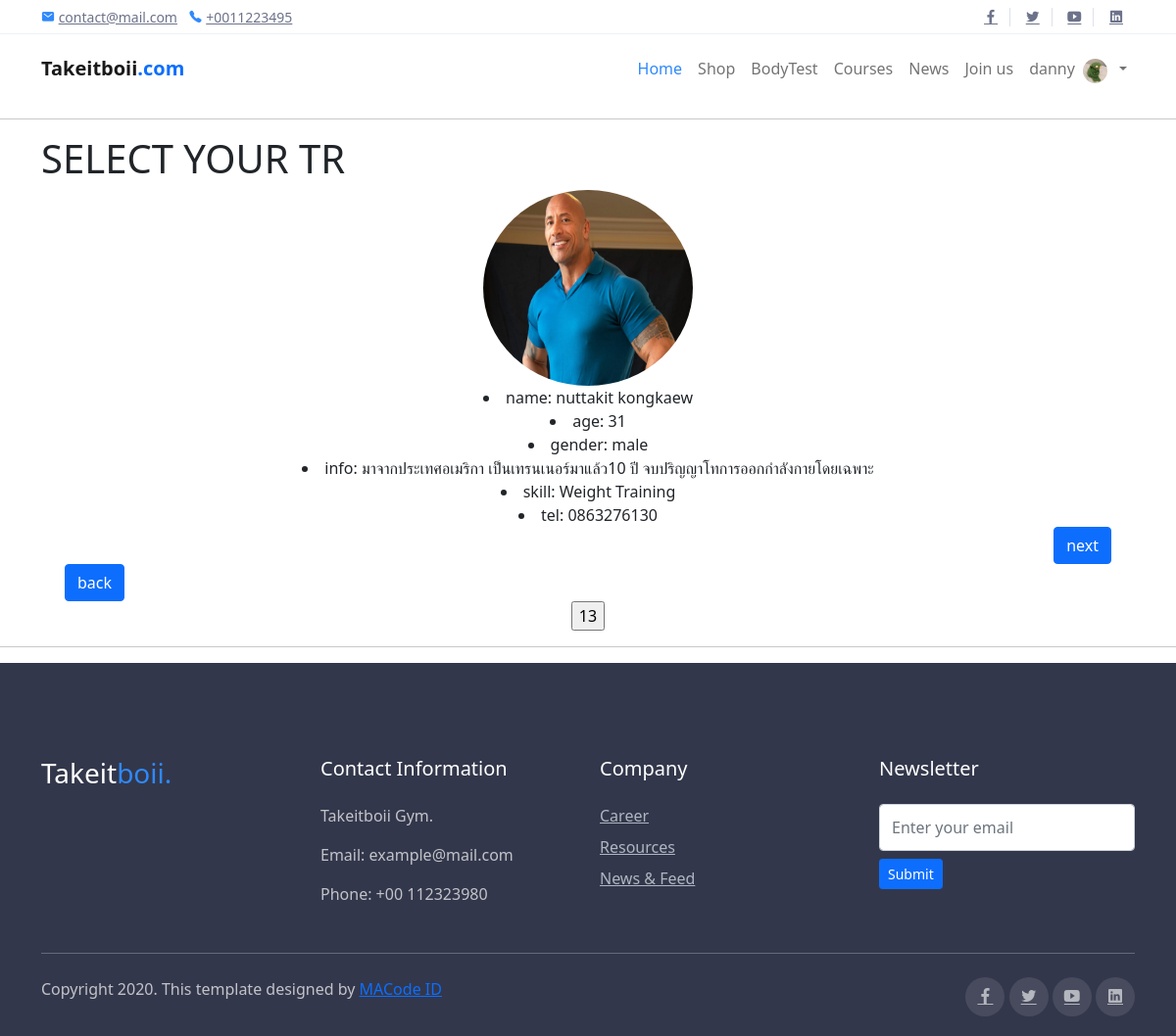
/Courses/4/apply/trainer (signed in), run on the app's committed database.
### Users/models.py (models this page shows, shortened)
class Customer(models.Model):
    user = models.OneToOneField(User, on_delete=models.CASCADE, blank=True)
    owned = models.ForeignKey('Courses.Course', on_delete=models.CASCADE,
                              blank=True, related_name="study", null=True)
    weight = models.FloatField(default=0)
    height = models.FloatField(default=0)
    bmi = models.FloatField(default=0)
    trainer = models.ForeignKey('Trainer.Trainer', on_delete=models.CASCADE,related_name="my_trainer", null=True, blank=True)
    track_customer = models.OneToOneField(
        'Tracking.Tracks', related_name="tracks_owner", on_delete=models.SET_NULL, null=True, blank=True)
    profile_pic = models.ImageField(null=True, blank=True, default="user_default_pic.jfif")
    last_login = models.DateTimeField(auto_now=False, auto_now_add=True)

### Trainer/models.py (models this page shows)
class Trainer(models.Model):
    user = models.OneToOneField(User, on_delete=models.CASCADE, blank=True)
    age = models.PositiveIntegerField(default=0)
    gender = models.CharField(max_length=20)
    bio = models.CharField(max_length=250, null=True)
    specialist = models.CharField(max_length=100)
    tel = models.CharField(max_length=10, null=True)
    approve = models.BooleanField(default=False)
    profile_pic = models.ImageField(null=True, blank=True, default="trainer_default_pic.jpg")
    videocall_link = models.CharField(max_length=200,null=True, blank=True)
    def __str__(self):
        return f"{self.user.first_name} {self.user.last_name}"

### Courses/views.py (the view, shortened to what this page needs)
# urls.py: path("<int:id>/apply/trainer", views.selectTrainer, name="select"),
def selectTrainer(request, id):
    if not request.user.is_authenticated:
        return HttpResponseRedirect(reverse("Users:login"))
    course = get_object_or_404(Course, pk=id)
    tr = get_object_or_404(Course, pk=course.id).teach.all()
    count_tr = 1
    tr_index = tr[count_tr-1]
    cus = Customer.objects.get(user=request.user)
    return render(request, 'courses/TRselect.html',
                  {
                      'trainer': tr_index,
                      'course': course,
                      "count_tr": count_tr
                  })

### Courses/templates/courses/TRselect.html (shortened to what this page needs)
{% extends "home/layout.html" %}
{% block body %}
<body>
    <hr>
    <div class=" container">
        <div class="vg-page page-about" id="about">
            <div class="row">
                <div class="col-md-12">
                    <h1>SELECT YOUR TR</h1>
                </div>
                <div class="col-md-12">
                    <div class="slideshow-container">
                        <div  class="container">
                            <img class="profile-pic"  style='display: block;margin-left: auto;margin-right: auto;width: 20%;' src="{{trainer.profile_pic.url}}">
                            <div class="row">
                                <li style="text-align: center;">name: {{trainer}}</li>
                                <li style="text-align: center;">age: {{trainer.age}}</li>
                                <li style="text-align: center;">gender: {{trainer.gender}}</li>
                                <li style="text-align: center;">info: {{trainer.bio}}</li>
                                <li style="text-align: center;">skill: {{trainer.specialist}}</li>
                                <li style="text-align: center;"> tel: {{trainer.tel}}</li>
                                <div style="text-align: right;">
                                    <a href="{% url 'Courses:slidenext' course.id count_tr %}"
                                        class="btn btn-primary">next
                                    </a>
                                </div>
                                <div style="text-align: left;">
                                    <a href="{% url 'Courses:slideback' course.id count_tr %}"
                                        class="btn btn-primary">back
                                    </a>
                                </div>
                            </div>
                            <form method="POST">
                                <div style="text-align: center;">
                                    <input type="submit" name="trainer" value="{{trainer.id}}">
                                </div>
                            </form>
                        </div>
                    </div>
                </div>
            </div>
        </div>
    </div>
    <hr>
</body>
{% endblock %}

### home/templates/home/layout.html (shortened to what this page needs)
<!DOCTYPE html>
<html>
{% load static %}
<head>
  <link rel="stylesheet" href="{% static 'assets/css/bootstrap.css' %}">
  <link rel="stylesheet" href="{% static 'assets/css/maicons.css' %}">
  <link rel="stylesheet" href="{% static 'assets/vendor/animate/animate.css' %}">
  <link rel="stylesheet" href="{% static 'assets/vendor/owl-carousel/css/owl.carousel.css' %}">
  <link rel="stylesheet" href="{% static 'assets/vendor/fancybox/css/jquery.fancybox.css' %}">
  <link rel="stylesheet" href="{% static 'assets/css/theme.css' %}">
  <link href="https://cdn.jsdelivr.net/npm/bootstrap@5.1.3/dist/css/bootstrap.min.css" rel="stylesheet"
>
</head>
<body>
  <header>
    <div class="top-bar">
      <div class="container">
        <div class="row align-items-center">
          <div class="col-md-8">
            <div class="d-inline-block">
              <span class="mai-mail fg-primary"></span> <a href="mailto:contact@mail.com">contact@mail.com</a>
            </div>
            <div class="d-inline-block ml-2">
              <span class="mai-call fg-primary"></span> <a href="tel:+0011223495">+0011223495</a>
            </div>
          </div>
          <div class="col-md-4 text-right d-none d-md-block">
            <div class="social-mini-button">
              <a href="#"><span class="mai-logo-facebook-f"></span></a>
              <a href="#"><span class="mai-logo-twitter"></span></a>
              <a href="#"><span class="mai-logo-youtube"></span></a>
              <a href="#"><span class="mai-logo-linkedin"></span></a>
            </div>
          </div>
        </div>
      </div>
    </div>
    <nav class="navbar navbar-expand-lg navbar-light">
      <div class="container">
        <a href="{% url 'home:index' %}" class="navbar-brand">Takeitboii<span class="text-primary">.com</span></a>
        <div class="navbar-collapse collapse" id="navbarContent">
          <ul class="navbar-nav ml-auto pt-3 pt-lg-0">
            <li class="nav-item active">
              <a href="{% url 'home:index' %}" class="nav-link">Home</a>
            </li>
            <li class="nav-item">
              <a href="userprofile.html" class="nav-link">Shop</a>
            </li>
            <li class="nav-item">
              <a href="{% url 'feature:bdTest' %}" class="nav-link">BodyTest</a>
            </li>
            <li class="nav-item">
              <a href="{% url 'Courses:course_list' %}" class="nav-link">Courses</a>
            </li>
            <li class="nav-item">
              <a href="{% url 'News:news-list' %}" class="nav-link">News</a>
            </li>
            <li class="nav-item">
              <a href="{% url 'Trainer:apply' %}" class="nav-link">Join us</a>
            </li>
            {%if request.user.is_authenticated %}
            <li class="nav-item">
              <a href="#" class="nav-link"> {{request.user.username}}</a>
            </li>
            {% if request.user.customer %}
            {% if request.user.customer.profile_pic %}
            <img class='profile-pic-home' src="{% static request.user.customer.profile_pic.url %}">
            {% else %}
            <img class='profile-pic-home' src="{% static 'images/user_default_pic.jfif' %}">
            {% endif %}
            {%else%}
            {% if request.user.trainer.profile_pic %}
            <img class='profile-pic-home' src='{% static request.user.trainer.profile_pic.url %}'>
            {% else %}
            <img class='profile-pic-home' src="{% static 'images/trainer_default_pic.jpg' %}">
            {% endif %}
            {% endif %}
            <li class="nav-item">
            <li class="nav-item dropdown">
              <a class="nav-link dropdown-toggle" href="#" id="navbarDropdown" role="button" data-bs-toggle="dropdown"
                aria-expanded="false">
              </a>
                {% if request.user.is_superuser %}
                <li><a class="dropdown-item" href="{% url 'administrator:profile' %}">profile</a></li>
                <li><a class="dropdown-item" href="{% url 'Users:logout' %}">Log out</a></li>
                {% else %}
            </li>
            {% endif %}
            {% endif %}
          </ul>
        </div>
      </div>
    </nav>
    {% block body %}
    {% endblock %}
    <footer class="page-footer">
      <div class="container">
        <div class="row">
          <div class="col-lg-3 py-3">
            <h3>Takeit<span class="fg-primary">boii.</span></h3>
          </div>
          <div class="col-lg-3 py-3">
            <h5>Contact Information</h5>
            <p>Takeitboii Gym.</p>
            <p>Email: example@mail.com</p>
            <p>Phone: +00 112323980</p>
          </div>
          <div class="col-lg-3 py-3">
            <h5>Company</h5>
            <ul class="footer-menu">
              <li><a href="#">Career</a></li>
              <li><a href="#">Resources</a></li>
              <li><a href="#">News & Feed</a></li>
            </ul>
          </div>
          <div class="col-lg-3 py-3">
            <h5>Newsletter</h5>
            <form action="#">
              <input type="text" class="form-control" placeholder="Enter your email">
              <button type="submit" class="btn btn-primary btn-sm mt-2">Submit</button>
            </form>
          </div>
        </div>
        <hr>
        <div class="row mt-4">
          <div class="col-md-6">
            <p>Copyright 2020. This template designed by <a href="https://macodeid.com">MACode ID</a></p>
          </div>
          <div class="col-md-6 text-right">
            <div class="sosmed-button">
              <a href="#"><span class="mai-logo-facebook-f"></span></a>
              <a href="#"><span class="mai-logo-twitter"></span></a>
              <a href="#"><span class="mai-logo-youtube"></span></a>
              <a href="#"><span class="mai-logo-linkedin"></span></a>
            </div>
          </div>
        </div>
      </div>
    </footer>
</body>
</html>

### static/assets/css/theme.css (style rules this page uses)
body { font-family: "Open Sans", sans-serif; font-weight: 400; line-height: 1.65; color: #2d2f38; }
a { color: #4B74FE; text-decoration: none; background-color: transparent; }
h1, .h1, h2, .h2, h3, .h3, h4, .h4, h5, .h5, h6, .h6 { line-height: 1.3; }
.fg-primary { color: #2F89FC !important; }
.btn { padding: 10px 28px; -webkit-transition: all 0.2s ease; transition: all 0.2s ease; }
.btn-primary { color: #fff; background-color: #2F89FC; border-color: #2F89FC; }
.navbar { min-height: 70px; }
.navbar-brand { font-weight: 600; padding-top: 10px; padding-bottom: 10px; }
.navbar-nav { margin-top: 10px; border-top: 1px solid #e4e7ee; -ms-flex-negative: 0; flex-shrink: 0; }
.navbar-nav .nav-link { -webkit-transition: all .2s ease; transition: all .2s ease; }
.navbar-light .navbar-nav .nav-link { color: rgba(109, 114, 139, 0.75); }
.navbar-light .navbar-nav .show > .nav-link, .navbar-light .navbar-nav .active > .nav-link, .navbar-light .navbar-nav .nav-link.show, .navbar-light .navbar-nav .nav-link.active { color: #2F89FC; }
@media (min-width: 992px) { .navbar-expand-lg .navbar-nav { margin-top: 0; border-top: none; } }
@media (min-width: 992px) { .navbar-expand-lg .navbar-nav .nav-link { padding-right: 1rem; padding-left: 1rem; } }
@media (min-width: 992px) { .navbar-expand-lg .navbar-nav { -webkit-box-align: center; -ms-flex-align: center; align-items: center; } }
.form-control { padding: 8px 15px; height: calc(1.5em + 1.375rem + 2px); border-color: #dee1e6; }
.top-bar { display: block; height: 35px; border-bottom: 1px solid #f0f1f6; font-size: 14px; }
.top-bar .container, .top-bar .row { height: 100%; }
.top-bar a { color: #6D728B; }
.social-mini-button a { padding-left: 12px; padding-right: 12px; }
.social-mini-button a:not(:last-child) { border-right: 1px solid #dfe1eb; }
.page-footer { position: relative; display: block; padding-top: 80px; padding-bottom: 20px; background-color: #33374B; color: #fff; }
.page-footer hr { border-color: #464B61; }
.page-footer h5 { margin-bottom: 24px; }
.page-footer p { color: rgba(255, 255, 255, 0.7); }
.footer-menu { position: relative; padding-left: 0; list-style: none; }
.footer-menu li { margin-bottom: 8px; }
.footer-menu a { color: #AFB7C1; }
.sosmed-button a { display: inline-block; width: 40px; height: 40px; line-height: 40px; text-align: center; border-radius: 50%; background-color: rgba(255, 255, 255, 0.1); color: rgba(255, 255, 255, 0.6); outline: none !important; }

### home/templates/home/layout.html (style rules this page uses)
.profile-pic-home { margin-top: 5px; width: 25px; height: 25px; overflow: hidden; -webkit-border-radius: 50%; -moz-border-radius: 50%; -ms-border-radius: 50%; -o-border-radius: 50%; border-radius: 50%; }

### Courses/templates/courses/TRselect.html (style rules this page uses)
.profile-pic { width: 200px; height: 200px; overflow: hidden; -webkit-border-radius: 50%; -moz-border-radius: 50%; -ms-border-radius: 50%; -o-border-radius: 50%; border-radius: 50%; }

### data on the page
Trainer: profile_pic (picture), user.last_name "nuttakit kongkaew", age "31", gender "male", bio "มาจากประเทศอเมริกา เป็นเทรนเนอร์มาแล้ว10 ปี จบปริญญาโทการออกกำลังกายโดยเฉพาะ", specialist "Weight Training", tel "0863276130", trainer "13"

### other printed values
{{ request.user.username }} "danny"
